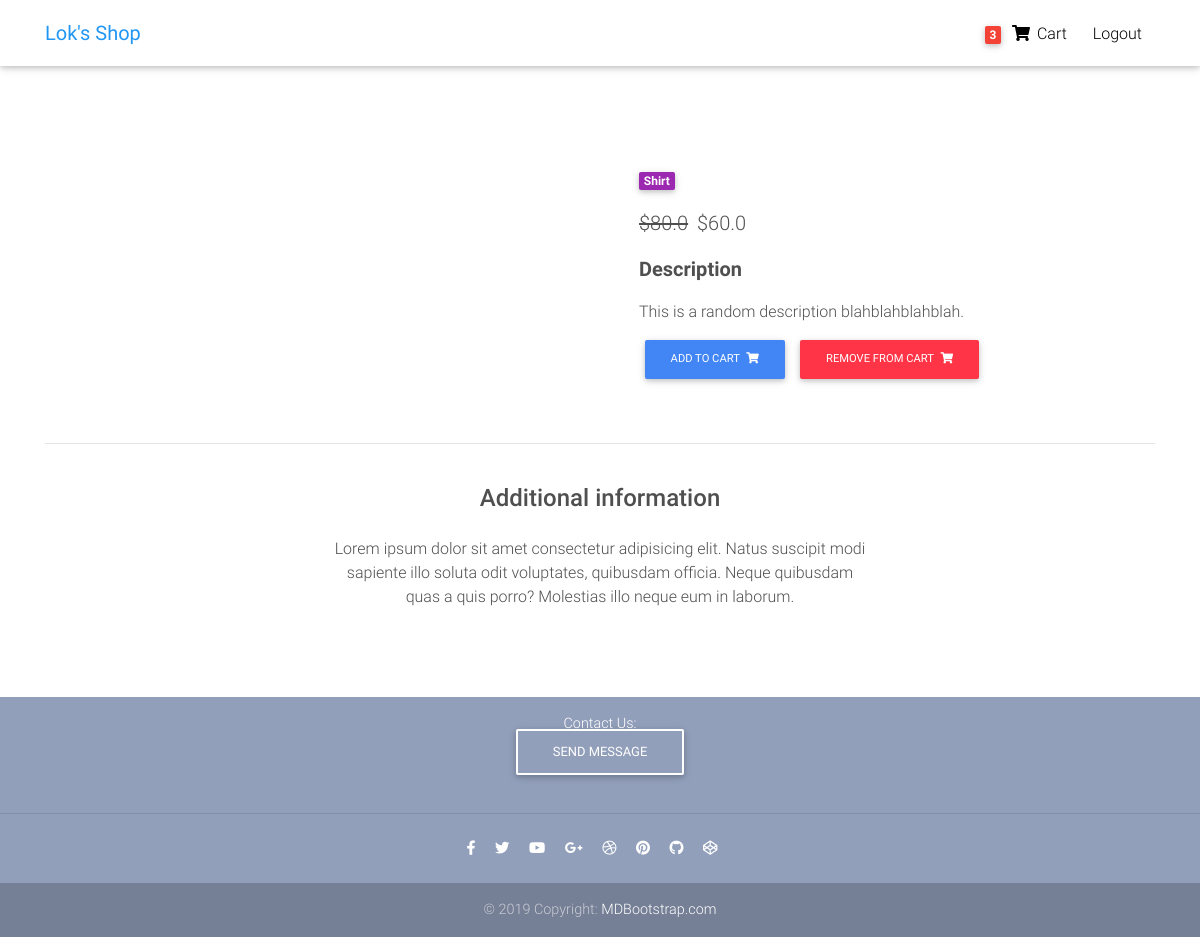
/product/test-product-2/ (signed in), run on the app's committed database.
### core/models.py (models this page shows, shortened)
class Order(models.Model):
    user = models.ForeignKey(settings.AUTH_USER_MODEL, on_delete=models.CASCADE)
    items = models.ManyToManyField(OrderItem)
    start_date = models.DateTimeField(auto_now_add=True)
    ordered_date = models.DateTimeField()
    ordered = models.BooleanField(default=False)
    billing_address = models.ForeignKey('BillingAddress', on_delete=models.SET_NULL, blank=True, null=True)
    payment = models.ForeignKey('Payment', on_delete=models.SET_NULL, blank=True, null=True)

class Item(models.Model):
    title = models.CharField(max_length = 100)
    price = models.FloatField(default=0)
    discount_price = models.FloatField(blank=True, null = True)
    category = models.CharField(choices=CATEGORY_CHOICES, max_length = 2)
    label = models.CharField(choices=LABEL_CHOICES, max_length = 1)
    slug = models.SlugField(blank = True, null = True, unique = True)
    description = models.TextField()
    image = models.ImageField(blank=True, null=True)
    def get_remove_from_cart_url(self):
        return reverse("core:remove-from-cart", kwargs={
            'slug': self.slug
        })

### core/views.py (the view, shortened to what this page needs)
# urls.py: path('product/<slug>/', ProductDetailView.as_view(), name='product'),
class ProductDetailView(DetailView):
    model = Item
    template_name = "product.html"

### core/templatetags/cart_template_tags.py (called while the page is built)
@register.filter
def cart_item_count(user):
    if user.is_authenticated:
        qs = Order.objects.filter(user=user, ordered=False)
        if qs.exists():
            return qs[0].items.count()
    return 0

### templates/product.html (shortened to what this page needs)
{% extends "base.html" %}
  {% block content %}
    <div class="container dark-grey-text mt-5">
      <div class="row wow fadeIn">
        <div class="col-md-6 mb-4">
        </div>
        <div class="col-md-6 mb-4">
          <div class="p-4">
            <div class="mb-3">
              <a href="">
                <span class="badge purple mr-1">{{ object.get_category_display }}</span>
              </a>
            </div>
            <p class="lead">
              {% if object.discount_price %}
                  <span class="mr-1">
                    <del>${{ object.price }}</del>
                  </span>
                  <span>${{ object.discount_price }}</span>
              {% else %}
                <span>${{ object.price }}</span>
              {% endif %}
            </p>
            <p class="lead font-weight-bold">Description</p>
            <p>{{ object.description }}</p>
            <a href="{% url 'core:add-to-cart' object.slug %}" class="btn btn-primary btn-md my-0 p">Add to cart
                <i class="fas fa-shopping-cart ml-1"></i>
            </a>
            <a href="{{ object.get_remove_from_cart_url }}" class="btn btn-danger btn-md my-0 p">Remove from cart
                <i class="fas fa-shopping-cart ml-1"></i>
            </a>
          </div>
        </div>
      </div>
      <hr>
      <div class="row d-flex justify-content-center wow fadeIn">
        <div class="col-md-6 text-center">
          <h4 class="my-4 h4">Additional information</h4>
          <p>Lorem ipsum dolor sit amet consectetur adipisicing elit. Natus suscipit modi sapiente illo soluta odit
            voluptates,
            quibusdam officia. Neque quibusdam quas a quis porro? Molestias illo neque eum in laborum.</p>
        </div>
      </div>
      <div class="row wow fadeIn">
        <div class="col-lg-4 col-md-12 mb-4">
        </div>
        <div class="col-lg-4 col-md-6 mb-4">
        </div>
        <div class="col-lg-4 col-md-6 mb-4">
        </div>
      </div>
    </div>
  {% endblock content %}

### templates/snippets/navbar.html (shortened to what this page needs)
{% load cart_template_tags %}
<head>
</head>
  <nav class="navbar fixed-top navbar-expand-lg navbar-light white scrolling-navbar">
    <div class="container">
      <a class="navbar-brand waves-effect" href="/">
        <strong class="blue-text">Lok's Shop</strong>
      </a>
      <div class="collapse navbar-collapse ml-4" id="navbarSupportedContent">
        <ul class="navbar-nav nav-flex-icons">
          {% if request.user.is_authenticated %}
          <li class="nav-item top-nav-item">
            <a href="{% url 'core:order-summary' %}" class="nav-link waves-effect">
              <span class="badge red z-depth-1 mr-1"> {{ request.user|cart_item_count }} </span>
              <i class="fas fa-shopping-cart"></i>
              <span class="clearfix d-none d-sm-inline-block"> Cart </span>
            </a>
          </li>
          <li class="nav-item top-nav-item">
            <a class="nav-link waves-effect" href="{% url 'account_logout' %}">
              <span class="clearfix d-none d-sm-inline-block"> Logout </span>
            </a>
          </li>
          {% endif %}
        </ul>
      </div>
    </div>
  </nav>

### templates/base.html (style rules this page uses)
html, body, header, .carousel { height: 60vh; }
.nav-item { margin: 2px 5px 0px; }

### data on the page
Item: category "Shirt", price "80.0", discount_price "60.0", description "This is a random description blahblahblahblah."

### other printed values
{{ request.user|cart_item_count }} "3"
